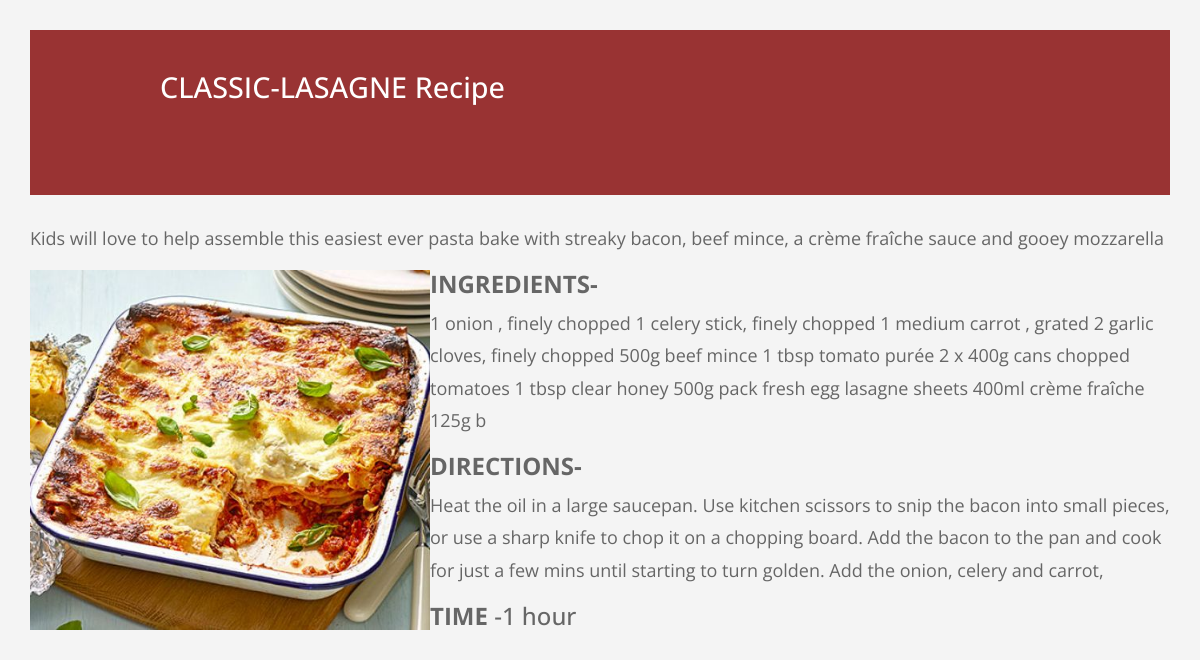
/search/CLASSIC-LASAGNE/ (signed in), run on the app's committed database.
### firstapp/models.py (models this page shows)
class modeltable(models.Model):
    name=models.CharField(max_length=264)
    ingredients=models.CharField(max_length=264)
    time=models.CharField(max_length=264)
    directions=models.CharField(max_length=264)
    description=models.CharField(max_length=264)
    image=models.FileField(upload_to='fileupload')

### firstapp/views.py (the view)
# urls.py: path('search/<file>/',user_views.search,name='search'),
@login_required
def search(request,file):
    data=models.modeltable.objects.get(name=file)
    dict={'display':data}
    return render(request,'recipe.html',context=dict)

### templates/recipe.html
{% extends "ind.html" %}
{% block content %}
<div class="col-lg-12 tm-form-header pl-5 pr-5">
  <h2 class="tm-container-inner tm-text-color-white">{{display.name}} Recipe </h2>
</div>
<br>
  {% if display %}
      <p>{{display.description}}</p>
      <img src="{{ display.image.url }}" height="360" width="400" align="left" border="1">
      <h4><B>INGREDIENTS-</B></h4>
      <p>{{display.ingredients}}</p>
      <h4><B>DIRECTIONS-</B></h4>
      <p>{{display.directions}}</p>
      <h4><B>TIME</B> -{{display.time}}</h4>
      <br>
  {% else %}
    <h4>NOT FOUND</h4>
  {% endif %}
{% endblock %}

### static/templatemo-style.css (style rules this page uses)
body { font-family: 'Open Sans', Helvetica, Arial, sans-serif; font-size: 18px; color: #666666; background-color: #f4f4f4; }
p, q { line-height: 1.8; }
h2 { font-size: 1.8rem; }
.tm-container-inner { margin: 0 auto; max-width: 880px; }
.tm-text-color-white { color: white; }
.tm-form-header { background: #993333; padding: 40px 40px 90px; }

### data on the page
modeltable: name "CLASSIC-LASAGNE", description "Kids will love to help assemble this easiest ever pasta bake with streaky bacon, beef mince, a crème fraîche sauce and gooey mozzarella", image (picture), ingredients "1 onion , finely chopped 1 celery stick, finely chopped 1 medium carrot , grated 2 garlic cloves, finely chopped 500g beef mince 1 tbsp tomato purée 2 x 400g cans chopped tomatoes 1 tbsp clear honey 500g pack fresh egg lasagne sheets 400ml crème fraîche 125g b", directions "Heat the oil in a large saucepan. Use kitchen scissors to snip the bacon into small pieces, or use a sharp knife to chop it on a chopping board. Add the bacon to the pan and cook for just a few mins until starting to turn golden. Add the onion, celery and carrot,", time "1 hour"
